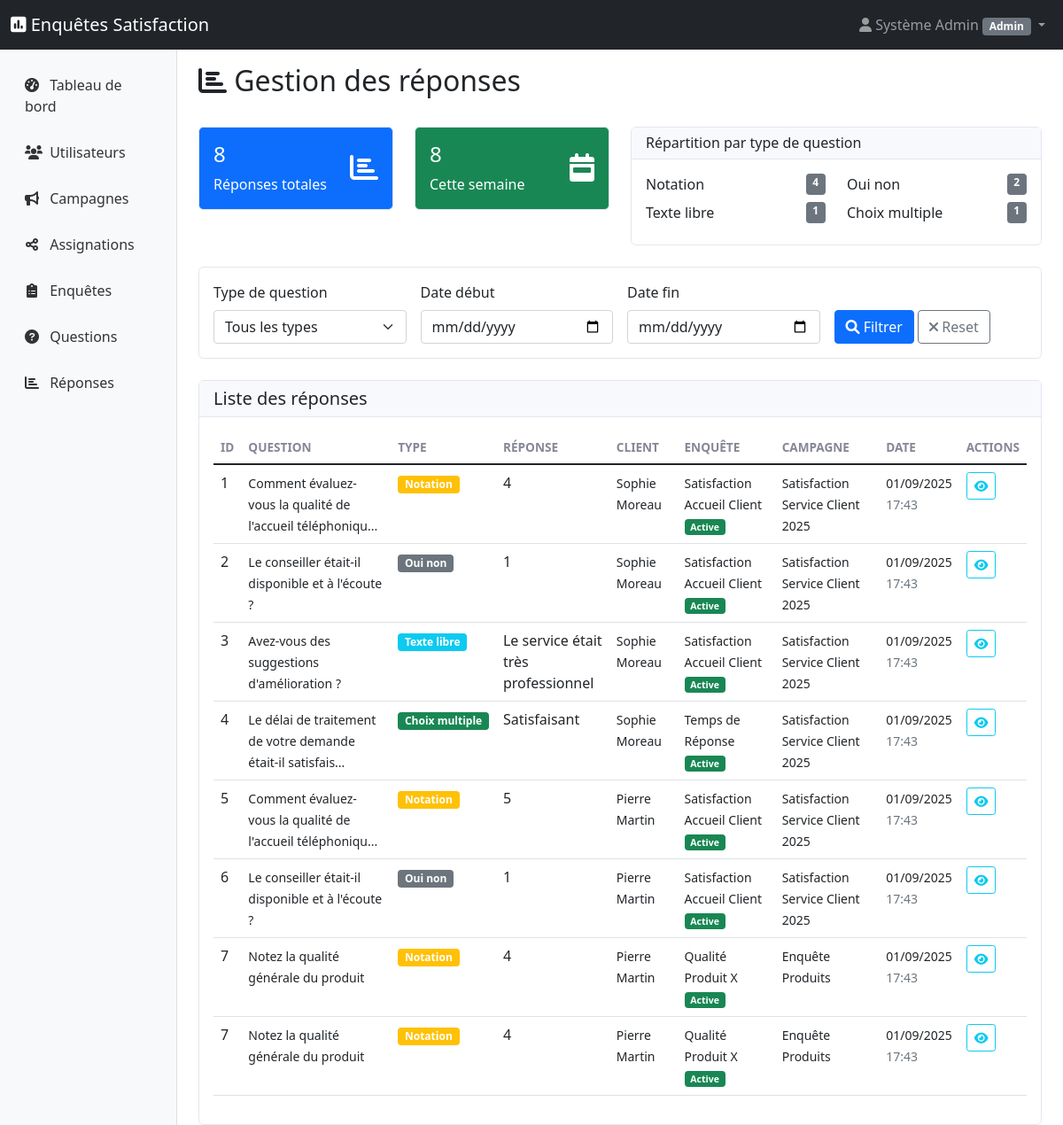
/?controller=Admin&action=reponses (signed in), run on the app's committed database.
### tables this page shows
CREATE TABLE IF NOT EXISTS reponses (
    id INT AUTO_INCREMENT PRIMARY KEY,
    question_id INT NOT NULL,
    utilisateur_id INT NOT NULL,
    reponse_texte TEXT,
    reponse_numerique INT,
    date_reponse TIMESTAMP DEFAULT CURRENT_TIMESTAMP,
    FOREIGN KEY (question_id) REFERENCES questions(id) ON DELETE CASCADE,
    FOREIGN KEY (utilisateur_id) REFERENCES utilisateurs(id) ON DELETE CASCADE,
    INDEX idx_question (question_id),
    INDEX idx_utilisateur (utilisateur_id),
    INDEX idx_date (date_reponse),
    UNIQUE KEY unique_user_question (utilisateur_id, question_id)
);

CREATE TABLE IF NOT EXISTS questions (
    id INT AUTO_INCREMENT PRIMARY KEY,
    enquete_id INT NOT NULL,
    texte TEXT NOT NULL,
    type_question ENUM('texte_libre', 'choix_multiple', 'notation', 'oui_non') NOT NULL,
    options_json TEXT,  
    obligatoire BOOLEAN NOT NULL DEFAULT FALSE,
    ordre_affichage INT NOT NULL DEFAULT 1,
    date_creation TIMESTAMP DEFAULT CURRENT_TIMESTAMP,
    FOREIGN KEY (enquete_id) REFERENCES enquetes(id) ON DELETE CASCADE,
    INDEX idx_enquete (enquete_id),
    INDEX idx_type (type_question),
    INDEX idx_ordre (ordre_affichage)
);

### app/Controllers/BaseController.php (called while the page is built, shortened)
<?php
abstract class BaseController {
    protected $currentUser;
    public function __construct() {
        $this->currentUser = $_SESSION['user'] ?? null;
    }
    protected function view(string $viewPath, array $data = []): void {
        $data['currentUser'] = $this->currentUser;
        extract($data);
        $template = $this->getTemplate();
        $content = $this->loadView($viewPath, $data);
        include __DIR__ . "/../Views/{$template}/layout.php";
    }
    protected function loadView(string $viewPath, array $data = []): string {
        $data['currentUser'] = $this->currentUser;
        extract($data);
        include __DIR__ . "/../Views/{$viewPath}.php";
        return ob_get_clean();
    }
    protected function getTemplate(): string {
        if ($this->currentUser) {
            return ($this->currentUser['role'] === 'client') ? 'frontoffice' : 'backoffice';
        }
        return 'frontoffice';
    }
}

### app/Controllers/AdminController.php (called while the page is built, shortened)
<?php
require_once 'BaseController.php';
class AdminController extends BaseController {
    private $questionModel;
    private $reponseModel;
    public function __construct() {
        $this->questionModel = new Question();
        $this->reponseModel = new Reponse();
    }
    public function reponses(): void {
        try {
            $reponses = $this->reponseModel->findAll();
            foreach ($reponses as &$reponse) {
                $question = $this->questionModel->findById($reponse['question_id']);
            }
            usort($reponses, function($a, $b) {
                return strtotime($b['date_reponse']) - strtotime($a['date_reponse']);
            });
            $stats = [
                'total' => count($reponses),
                'par_type' => [],
                'derniere_semaine' => 0
            ];
            $uneSemaineAgo = time() - (7 * 24 * 60 * 60);
            foreach ($reponses as $reponse) {
                $type = $reponse['question_type'] ?? 'inconnu';
                if (!isset($stats['par_type'][$type])) {
                    $stats['par_type'][$type] = 0;
                }
                $stats['par_type'][$type]++;
                if (strtotime($reponse['date_reponse']) > $uneSemaineAgo) {
                    $stats['derniere_semaine']++;
                }
            }
            $this->view('admin/reponses/index', [
                'reponses' => $reponses,
                'stats' => $stats,
                'flash_messages' => $this->getFlashMessages()
            ]);
        } catch (Exception $e) {
            $this->flash('error', 'Erreur lors du chargement des réponses : ' . $e->getMessage());
            $this->redirect('?controller=Admin&action=dashboard');
        }
    }
}

### config/bootstrap.php (called while the page is built, shortened)
<?php
class Application {
    private $action;
    public function __construct() {
        $this->loadController();
    }
    private function parseUrl(): void {
        $this->action = $_GET['action'] ?? DEFAULT_ACTION;
    }
    private function loadController(): void {
        try {
            $controller = new $controllerName();
            call_user_func_array([$controller, $this->action], []);
        } catch (Exception $e) {
            Utils::log('Erreur dans le contrôleur: ' . $e->getMessage(), 'ERROR');
            $this->handleError(500, 'Erreur interne du serveur');
        }
    }
    public static function run(): void {
        new self();
    }
}

### public/index.php (called while the page is built, shortened)
<?php
try {
    require_once __DIR__ . '/../config/bootstrap.php';
    Application::run();
} catch (Throwable $e) {
    echo "<h1>Erreur de l'application</h1>";
    echo "<p><strong>Message :</strong> " . $e->getMessage() . "</p>";
    echo "<p><strong>Fichier :</strong> " . $e->getFile() . " ligne " . $e->getLine() . "</p>";
    echo "<pre>" . $e->getTraceAsString() . "</pre>";
}

### config/database.php (called while the page is built, shortened)
<?php
class Database {
    private static $instance = null;
    private $pdo;
    private function __construct() {
        try {
            $dsn = "mysql:host=" . self::HOST . ";dbname=" . self::DB_NAME . ";charset=" . self::CHARSET;
            $options = [
                PDO::ATTR_ERRMODE => PDO::ERRMODE_EXCEPTION,
                PDO::ATTR_DEFAULT_FETCH_MODE => PDO::FETCH_ASSOC,
                PDO::ATTR_EMULATE_PREPARES => false,
                PDO::MYSQL_ATTR_INIT_COMMAND => "SET NAMES " . self::CHARSET
            ];
            $this->pdo = new PDO($dsn, self::USERNAME, self::PASSWORD, $options);
        } catch (PDOException $e) {
            throw new Exception("Erreur de connexion à la base de données : " . $e->getMessage());
        }
    }
    public static function getInstance(): Database {
        if (self::$instance === null) {
            self::$instance = new self();
        }
        return self::$instance;
    }
    public function getConnection(): PDO {
        return $this->pdo;
    }
}

### app/Models/BaseModel.php (called while the page is built, shortened)
<?php
require_once __DIR__ . '/../../config/database.php';
abstract class BaseModel {
    protected $pdo;
    protected $table;
    protected $primaryKey = 'id';
    public function __construct() {
        $this->pdo = Database::getInstance()->getConnection();
    }
    public function findAll(): array {
        $stmt = $this->pdo->query("SELECT * FROM {$this->table}");
        return $stmt->fetchAll();
    }
    public function findById(int $id): ?array {
        $stmt = $this->pdo->prepare("SELECT * FROM {$this->table} WHERE {$this->primaryKey} = ?");
        $stmt->execute([$id]);
        $result = $stmt->fetch();
        return $result ?: null;
    }
}

### app/Views/admin/reponses/index.php (the view, shortened to what this page needs)
<div class="d-flex justify-content-between align-items-center mb-4">
    <h2><i class="fas fa-chart-bar"></i> Gestion des réponses</h2>
</div>
<div class="row mb-4">
    <div class="col-md-3">
        <div class="card bg-primary text-white">
            <div class="card-body">
                <div class="d-flex justify-content-between">
                    <div>
                        <h4 class="card-title"><?= $stats['total'] ?></h4>
                        <p class="card-text">Réponses totales</p>
                    </div>
                    <div class="align-self-center">
                        <i class="fas fa-chart-bar fa-2x"></i>
                    </div>
                </div>
            </div>
        </div>
    </div>
    <div class="col-md-3">
        <div class="card bg-success text-white">
            <div class="card-body">
                <div class="d-flex justify-content-between">
                    <div>
                        <h4 class="card-title"><?= $stats['derniere_semaine'] ?></h4>
                        <p class="card-text">Cette semaine</p>
                    </div>
                    <div class="align-self-center">
                        <i class="fas fa-calendar-week fa-2x"></i>
                    </div>
                </div>
            </div>
        </div>
    </div>
    <div class="col-md-6">
        <div class="card">
            <div class="card-header">
                <h6 class="mb-0">Répartition par type de question</h6>
            </div>
            <div class="card-body">
                <div class="row">
                    <?php foreach ($stats['par_type'] as $type => $count): ?>
                        <div class="col-md-6 mb-2">
                            <div class="d-flex justify-content-between">
                                <span><?= ucfirst(str_replace('_', ' ', $type)) ?></span>
                                <span class="badge bg-secondary"><?= $count ?></span>
                            </div>
                        </div>
                    <?php endforeach; ?>
                </div>
            </div>
        </div>
    </div>
</div>
<div class="card mb-4">
    <div class="card-body">
        <form method="GET" class="row g-3">
            <div class="col-md-3">
                <label for="type_question" class="form-label">Type de question</label>
                <select class="form-select" name="type_question" id="type_question">
                    <option value="">Tous les types</option>
                </select>
            </div>
            <div class="col-md-3">
                <label for="date_debut" class="form-label">Date début</label>
                <input type="date" class="form-control" name="date_debut" id="date_debut">
            </div>
            <div class="col-md-3">
                <label for="date_fin" class="form-label">Date fin</label>
                <input type="date" class="form-control" name="date_fin" id="date_fin">
            </div>
            <div class="col-md-3">
                <label class="form-label">&nbsp;</label>
                <div>
                    <button type="submit" class="btn btn-primary">
                        <i class="fas fa-search"></i> Filtrer
                    </button>
                    <a href="?controller=Admin&action=reponses" class="btn btn-outline-secondary">
                        <i class="fas fa-times"></i> Reset
                    </a>
                </div>
            </div>
        </form>
    </div>
</div>
<div class="card">
    <div class="card-header">
        <h5 class="mb-0">Liste des réponses</h5>
    </div>
    <div class="card-body">
        <?php if (empty($reponses)): ?>
            <div class="text-center py-4">
                <i class="fas fa-chart-bar fa-3x text-muted"></i>
                <h6 class="mt-3 text-muted">Aucune réponse trouvée</h6>
                <p class="text-muted">Il n'y a pas encore de réponses dans le système.</p>
            </div>
        <?php else: ?>
            <div class="table-responsive">
                <table class="table table-hover">
                    <thead>
                        <tr>
                            <th>ID</th>
                            <th>Question</th>
                            <th>Type</th>
                            <th>Réponse</th>
                            <th>Client</th>
                            <th>Enquête</th>
                            <th>Campagne</th>
                            <th>Date</th>
                            <th>Actions</th>
                        </tr>
                    </thead>
                    <tbody>
                        <?php foreach ($reponses as $reponse): ?>
                            <tr>
                                <td><?= $reponse['id'] ?></td>
                                <td>
                                    <div>
                                        <small><?= htmlspecialchars($reponse['question_texte'] ?? 'Non définie') ?></small>
                                    </div>
                                </td>
                                <td>
                                    <span class="badge bg-<?=
                                        ($reponse['question_type'] ?? '') === 'texte_libre' ? 'info' :
                                        (($reponse['question_type'] ?? '') === 'choix_unique' ? 'primary' :
                                        (($reponse['question_type'] ?? '') === 'choix_multiple' ? 'success' :
                                        (($reponse['question_type'] ?? '') === 'notation' ? 'warning' : 'secondary')))
                                    ?>">
                                        <?= ucfirst(str_replace('_', ' ', $reponse['question_type'] ?? 'inconnu')) ?>
                                    </span>
                                </td>
                                <td>
                                    <div style="max-width: 150px;">
                                        <?php
                                        $valeur = $reponse['valeur'] ?? '';
                                        if (($reponse['question_type'] ?? '') === 'choix_multiple') {
                                            $choix = json_decode($valeur ?: '[]', true);
                                            $affichage = is_array($choix) ? implode(', ', $choix) : $valeur;
                                        } else {
                                            $affichage = $valeur;
                                        }
                                        $texte = htmlspecialchars(substr($affichage ?: '', 0, 50));
                                        echo $texte;
                                        ?>
                                    </div>
                                </td>
                                <td>
                                    <small><?= htmlspecialchars($reponse['client_nom'] ?? 'Client inconnu') ?></small>
                                </td>
                                <td>
                                    <div>
                                        <small><?= htmlspecialchars($reponse['enquete_titre'] ?? 'Non définie') ?></small>
                                    </div>
                                    <small class="text-muted">
                                        <span class="badge bg-<?=
                                            ($reponse['enquete_statut'] ?? '') === 'active' ? 'success' :
                                            (($reponse['enquete_statut'] ?? '') === 'brouillon' ? 'secondary' : 'warning')
                                        ?>">
                                            <?= ucfirst($reponse['enquete_statut'] ?? 'Inconnue') ?>
                                        </span>
                                    </small>
                                </td>
                                <td>
                                    <?php if (!empty($reponse['campagne_nom'])): ?>
                                        <small><?= htmlspecialchars($reponse['campagne_nom']) ?></small>
                                    <?php else: ?>
                                        <small class="text-muted">Non définie</small>
                                    <?php endif; ?>
                                </td>
                                <td>
                                    <small><?= date('d/m/Y', strtotime($reponse['date_reponse'])) ?></small>
                                    <br>
                                    <small class="text-muted"><?= date('H:i', strtotime($reponse['date_reponse'])) ?></small>
                                </td>
                                <td>
                                    <div class="btn-group btn-group-sm">
                                        <a href="?controller=Admin&action=viewReponse&id=<?= $reponse['id'] ?>"
                                           class="btn btn-outline-info" title="Voir détails">
                                            <i class="fas fa-eye"></i>
                                        </a>
                                    </div>
                                </td>
                            </tr>
                        <?php endforeach; ?>
                    </tbody>
                </table>
            </div>
        <?php endif; ?>
    </div>
</div>

### public/css/backoffice.css (style rules this page uses)
.card { border: 1px solid #e3e6f0; border-radius: 0.35rem; }
.card-header { background-color: #f8f9fc; border-bottom: 1px solid #e3e6f0; }
.table th { border-top: none; font-weight: 600; text-transform: uppercase; font-size: 0.85rem; color: #858796; }
.table-responsive { border-radius: 0.35rem; }

### data on the page
reponses: id "4", question_texte "Le délai de traitement de votre demande était-il satisfais...", question_type "Choix multiple", reponse_texte "Satisfaisant", client_nom "Sophie Moreau", enquete_titre "Temps de Réponse", enquete_statut "Active", campagne_nom "Satisfaction Service Client 2025", date_reponse "01/09/2025", date_reponse "17:43"
questions: id "5", question_texte "Comment évaluez-vous la qualité de l'accueil téléphoniqu...", type_question "Notation", client_nom "Pierre Martin", enquete_titre "Satisfaction Accueil Client", enquete_statut "Active", campagne_nom "Satisfaction Service Client 2025", date_creation "01/09/2025", date_creation "17:43"

### other printed values
$currentUser['role'] "Admin"
$stats['total'] "8"
$stats['derniere_semaine'] "8"
str_replace('_', ' ', $type) "Notation"
$count "4"
str_replace('_', ' ', $type) "Oui non"
$count "2"
str_replace('_', ' ', $type) "Texte libre"
$count "1"
str_replace('_', ' ', $type) "Choix multiple"
$reponse['id'] "1"
$reponse['question_texte'] "Comment évaluez-vous la qualité de l'accueil téléphoniqu..."
str_replace('_', ' ', $reponse['question_type'] ?? 'inconnu') "Notation"
$texte "4"
$reponse['client_nom'] "Sophie Moreau"
